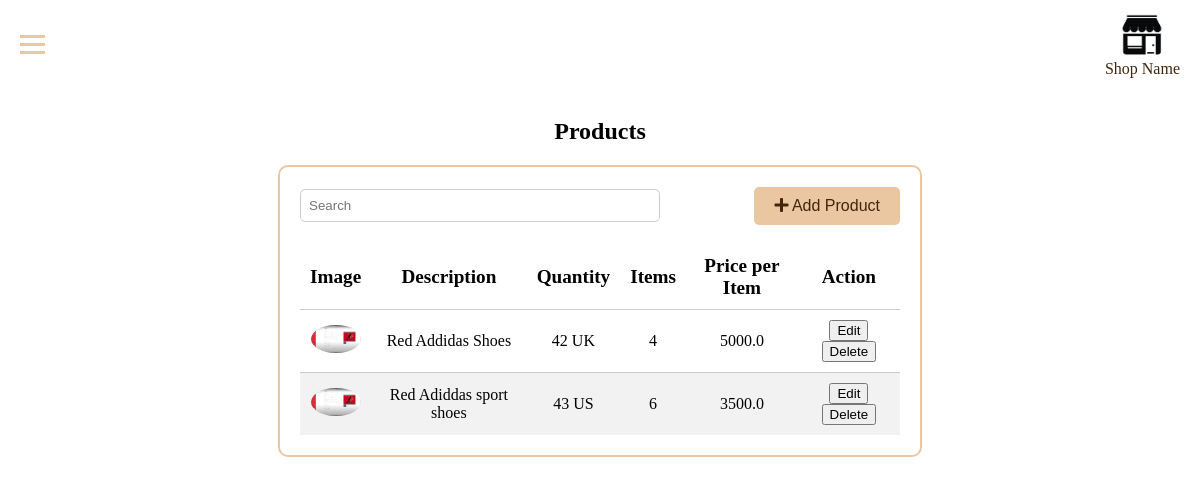
Page /products on the committed database.
### app/models.py (models this page shows)
class Product(db.Model):
    __tablename__ = 'product'
    id = db.Column(db.Integer, primary_key=True)
    barcode = db.Column(db.Text, nullable=False)
    category = db.Column(db.Text, nullable=False)
    description = db.Column(db.Text, nullable=False)
    quantity = db.Column(db.Integer, nullable=False)
    items = db.Column(db.Integer, nullable=False)
    price_per_item = db.Column(db.Float, nullable=False)
    date_purchase = db.Column(db.Date, nullable=False)
    date_expiry = db.Column(db.Date, nullable=False)
    image_path = db.Column(db.String(200), nullable=True)

### app/routes.py (the view, shortened to what this page needs)
@app.route('/products', methods=['GET', 'POST'])
def products():
    inspector = inspect(db.engine)
    if 'product' not in inspector.get_table_names():
        Product.__table__.create(db.engine)
    products = Product.query.all()
    return render_template('products.html', products=products)

### app/templates/products.html (shortened to what this page needs)
{% extends "layout.html" %}
{% block head %}
  <link rel="stylesheet" href="{{ url_for('static', filename='css/products.css') }}">
{% endblock %}
{% block body %}
  <main>
    <section id="content">
      <div class="page-title">
        <h2>Products</h2>
      </div>
      <div class="centered-container">
        <div class="stocks-section">
          <div class="section-header">
            <input type="search" id="searchInput" placeholder="Search">
            <button onclick="displayAddProductForm()"><i class="fas fa-plus"></i> Add Product</button>
          </div>
          <table class="product-list">
            <thead>
              <tr>
                <th>Image</th>
                <th>Description</th>
                <th>Quantity</th>
                <th>Items</th>
                <th>Price per Item</th>
                <th>Action</th>
              </tr>
            </thead>
            <tbody>
              {% for product in products %}
              <tr>
                <td>
                  {% if product.image_path %}
                    <img src="{{ url_for('uploaded_file', filename=product.image_path) }}" alt="Product Image">
                  {% else %}
                      <img src="{{ url_for('static', filename='images/default-image.png') }}" alt="Default Product Image">
                  {% endif %}
                </td>
                <td>{{ product.description }}</td>
                <td>{{ product.quantity }}</td>
                <td>{{ product.items }}</td>
                <td>{{ product.price_per_item }}</td>
                <td>
                  <button onclick="editProduct('{{ product.id }}')">Edit</button>
                  <button onclick="deleteProduct('{{ product.id }}')">Delete</button>
                </td>
              </tr>
              {% endfor %}
            </tbody>
          </table>
        </div>
      </div>
    </section>
  </main>
{% endblock %}

### app/templates/layout.html (shortened to what this page needs)
<!DOCTYPE html>
<html lang="en">
<head>
  {% block head %}{% endblock %}
  <link rel="stylesheet" href="{{ url_for('static', filename='css/styles.css') }}">
  <link rel="stylesheet" href="https://cdnjs.cloudflare.com/ajax/libs/font-awesome/5.15.4/css/all.min.css">
</head>
<body>
  <header>
    <div class="menu-icon" onclick="toggleMenu()">
      <div class="bar"></div>
      <div class="bar"></div>
      <div class="bar"></div>
    </div>
    <div class="shop-info">
      <img src="{{ url_for('static', filename='images/shop-icon.png') }}" alt="Shop Icon">
      <span>Shop Name</span>
    </div>
  </header>
  {% block body %}{% endblock %}
</body>
</html>

### app/static/css/products.css (style rules this page uses)
.stocks-section { border: 2px solid #eac6a1; border-radius: 10px; padding: 20px; max-width: 600px; margin: 0 auto; }
.section-header { display: flex; justify-content: space-between; align-items: center; margin-bottom: 20px; }
.section-header input[type="search"] { width: 60%; padding: 8px; border-radius: 5px; border: 1px solid #ccc; }
.section-header button { background: #eac6a1; color: #42260c; border: none; border-radius: 5px; padding: 10px 20px; font-size: 1rem; cursor: pointer; transition: background 0.3s ease; }
.product-list { width: 100%; border-collapse: collapse; margin-top: 20px; }
.product-list th { font-weight: bold; font-size: 1.2em; text-align: center; padding: 10px; }
.product-list td { padding: 10px; border-top: 1px solid #ccc; }
.product-list td img { max-width: 50px; max-height: 50px; border-radius: 50%; object-fit: cover; }
.product-list tbody tr:nth-child(even) { background-color: #f2f2f2; }
.product-list tbody td { text-align: center; }

### app/static/css/styles.css (style rules this page uses)
header { background-color: rgba(0, 0, 0, 0); color: #42260c; padding: 10px; display: flex; justify-content: space-between; align-items: center; position: relative; }
.menu-icon { cursor: pointer; margin-left: 10px; z-index: 2; }
.bar { width: 25px; height: 3px; background-color: #eac6a1; margin: 5px 0; transition: 0.4s; }
.shop-info { margin-right: 10px; display: flex; flex-direction: column; align-items: center; }
.shop-info img { width: 50px; height: 50px; }
main { padding: 10px; }
body { margin: 0; padding: 0; background-image: url('/static/images/duka-background.jpeg'); background-size: cover; background-position: center; }
.page-title { text-align: center; }

### rows in the picture
Product: image_path (picture), description "Red Addidas Shoes", quantity "42 UK", items "4", price_per_item "5000.0"
Product: image_path (picture), description "Red Adiddas sport shoes", quantity "43 US", items "6", price_per_item "3500.0"
